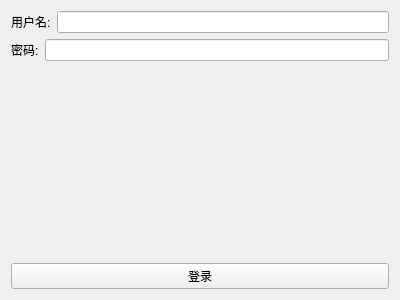
<?xml version="1.0" encoding="UTF-8"?>
<ui version="4.0">
 <class>MainWindow</class>
 <widget class="QWidget" name="MainWindow">
  <property name="geometry">
   <rect>
    <x>0</x>
    <y>0</y>
    <width>400</width>
    <height>300</height>
   </rect>
  </property>
  <property name="windowTitle">
   <string>登录测试</string>
  </property>
  <layout class="QVBoxLayout" name="verticalLayout">
   <item>
    <layout class="QHBoxLayout" name="horizontalLayout">
     <item>
      <widget class="QLabel" name="label">
       <property name="text">
        <string>用户名:</string>
       </property>
      </widget>
     </item>
     <item>
      <widget class="QLineEdit" name="lineEdit"/>
     </item>
    </layout>
   </item>
   <item>
    <layout class="QHBoxLayout" name="horizontalLayout_2">
     <item>
      <widget class="QLabel" name="label_2">
       <property name="text">
        <string>密码:</string>
       </property>
      </widget>
     </item>
     <item>
      <widget class="QLineEdit" name="lineEdit_2"/>
     </item>
    </layout>
   </item>
   <item>
    <spacer name="verticalSpacer">
     <property name="orientation">
      <enum>Qt::Vertical</enum>
     </property>
     <property name="sizeHint" stdset="0">
      <size>
       <width>20</width>
       <height>193</height>
      </size>
     </property>
    </spacer>
   </item>
   <item>
    <widget class="QPushButton" name="pushButton">
     <property name="text">
      <string>登录</string>
     </property>
    </widget>
   </item>
  </layout>
 </widget>
 <resources/>
 <connections/>
</ui>
